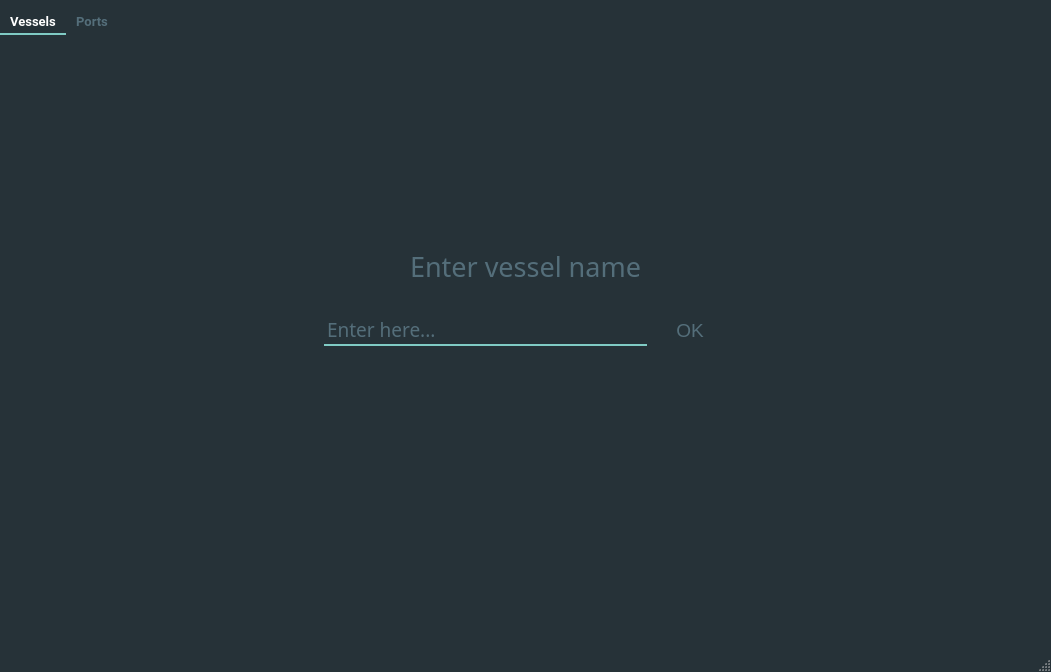
<?xml version="1.0" encoding="UTF-8"?>
<ui version="4.0">
 <class>MainWindow</class>
 <widget class="QMainWindow" name="MainWindow">
  <property name="geometry">
   <rect>
    <x>0</x>
    <y>0</y>
    <width>1051</width>
    <height>672</height>
   </rect>
  </property>
  <property name="font">
   <font>
    <family>Roboto</family>
    <pointsize>10</pointsize>
   </font>
  </property>
  <property name="windowTitle">
   <string>MainWindow</string>
  </property>
  <property name="autoFillBackground">
   <bool>false</bool>
  </property>
  <property name="styleSheet">
   <string notr="true">QWidget:window {					/* Borders around the code editor and debug window */
	border: 0px solid #263238;
	background-color: #263238;
}

QToolTip {
	background-color: #80CBC4;
	color: black;
    padding: 5px;
    border-radius: 0;
    opacity: 200;
}

/* ==================== Dialog ==================== */
QLabel {
	background: transparent;
	color: #CFD8DC;				/* Not sure about this one */
}

QDialog, QListView {
	background-color: #263238;
	color: #546E7A;
	outline: 0;
	border: 2px solid transparent;
}

QListView::item:hover {
	color: #AFBDC4;
	background: transparent;
}


QListView::item:selected {
	color: #ffffff;
	background: transparent;
}

/* === QTabBar === */
QTabBar {
	background: #263238;
}

QTabWidget::pane {
	background: transparent;	/* Only at the very bottom of the tabs */
}

QTabBar::tab {
	background: transparent;
	border: 0px solid transparent;
	border-bottom: 2px solid transparent;
	color: #546E7A;
	padding-left: 10px;
	padding-right: 10px;
	padding-top: 3px;
	padding-bottom: 3px;
}

QTabBar::tab:hover {
	background-color: transparent;
	border: 0px solid transparent;
	border-bottom: 2px solid #80CBC4;
	color: #AFBDC4;
}

QTabBar::tab:selected {
	background-color: transparent;
	border: 0px solid transparent;
	border-top: none;
	border-bottom: 2px solid #80CBC4;
	color: #FFFFFF;
}

QStackedWidget {
	background: #263238;	/* This covers a bunch of things, I was thinking about making it transparent, */
							/* but I would have to find all the other elements... but QTabWidget::pane may be it */
}


/* === QGroupBox === */
QGroupBox {
    border: 1px solid transparent;
    margin-top: 1em;
}

QGroupBox::title {
	color: #80CBC4;
    subcontrol-origin: margin;
    left: 6px;
    padding: 0 3px 0 3px;
}

QComboBox {
	color: #546E7A;
	background-color: transparent;
	selection-background-color: transparent;
	outline: 0;
}

QComboBox QAbstractItemView
{    
    selection-background-color: transparent;
	outline: 0;
}

/* === QCheckBox === */
QCheckBox, QRadioButton {
	color: #AFBDC4;
}

QCheckBox::indicator::unchecked  {
	background-color: #263238;
	border: 1px solid #536D79;
}

QRadioButton::indicator::unchecked {
	background-color: #263238;
	border: 1px solid #536D79;
	border-radius: 4px;
}

QCheckBox::indicator::checked, QTreeView::indicator::checked {
	background-color: qradialgradient(cx:0.5, cy:0.5, fx:0.25, fy:0.15, radius:0.3, stop:0 #80CBC4, stop:1 #263238);
	border: 1px solid #536D79;
}

QRadioButton::indicator::checked {
	background-color: qradialgradient(cx:0.5, cy:0.5, fx:0.25, fy:0.15, radius:0.3, stop:0 #80CBC4, stop:1 #263238);
	border: 1px solid #536D79;
	border-radius: 4px;
}

QCheckBox::indicator:disabled, QRadioButton::indicator:disabled, QTreeView::indicator:disabled {
	background-color: #444444;			/* Not sure what this looks like */
}

QCheckBox::indicator::checked:disabled, QRadioButton::indicator::checked:disabled, QTreeView::indicator::checked:disabled {  
	background-color: qradialgradient(cx:0.5, cy:0.5, fx:0.25, fy:0.15, radius:0.3, stop:0 #BBBBBB, stop:1 #444444); /* Not sure what this looks like */
}

QTreeView {
	background-color: transparent;
	color: #546E7A;
	outline: 0;
	border: 0;
}

QTreeView::item:hover {
	background-color: transparent;
	color: #AFBDC4;
}

QTreeView::item:selected {
	background-color: transparent;
	color: #FFFFFF;
}

QTreeView QHeaderView:section {
	background-color: #263238;
	color: #CFD8DC;
	border: 0;
}

QTreeView::indicator:checked {
	background-color: qradialgradient(cx:0.5, cy:0.5, fx:0.25, fy:0.15, radius:0.3, stop:0 #80CBC4, stop:1 #263238);
	border: 1px solid #536D79;
	selection-background-color: transparent;
}

QTreeView::indicator:unchecked {			/* This and the one above style the checkbox in the Options -&gt; Keyboard */
	background-color: #263238;				/* This is still a hover over in blue I can't get rid of */
	border: 1px solid #536D79;
	selection-background-color: transparent;
}

/*QTreeView QScrollBar {
	background-color: #263238
}*/

QTreeView::branch {
	/* Skip - applies to everything */
}

QTreeView::branch:has-siblings:adjoins-item {
	/* Skip - files */
}

QTreeView::branch:has-siblings:!adjoins-item {
	/* Skip - applies to almost all on the left side */
}

QTreeView::branch:closed:has-children:has-siblings {
	background: url('./images/rightarrowgray.png') center center no-repeat;
}

QTreeView::branch:has-children:!has-siblings:closed {
	background: url('./images/rightarrowgray.png') center center no-repeat;
}

QTreeView::branch:!has-children:!has-siblings:adjoins-item {
	/* Skip - files */
}

QTreeView::branch:open:has-children:has-siblings {
	background: url('./images/downarrowgray.png') center center no-repeat;
}

QTreeView::branch:open:has-children:!has-siblings {
	background: url('./images/downarrowgray.png') center center no-repeat;
}

/* === QScrollBar:horizontal === */
QScrollBar:horizontal {
	background: #263238;				/* Background where slider is not */
	height: 10px;
	margin: 0;
}

QScrollBar:vertical {
	background: #263238;				/* Background where slider is not */
	width: 10px;
	margin: 0;
}

QScrollBar::handle:horizontal {
    background: #37474F;					/* Slider color */
    min-width: 16px;
	border-radius: 5px;
}

QScrollBar::handle:vertical {
    background: #37474F;					/* Slider color */
    min-height: 16px;
	border-radius: 5px;
}

QScrollBar::add-page:horizontal, QScrollBar::sub-page:horizontal,
QScrollBar::add-page:vertical, QScrollBar::sub-page:vertical {
	background: none;												/* Removes the dotted background */
}

QScrollBar::add-line:horizontal, QScrollBar::sub-line:horizontal,
QScrollBar::add-line:vertical, QScrollBar::sub-line:vertical {	/* Hides the slider arrows */
      border: none;
      background: none;
}

QPushButton {
	background-color: transparent;
	color: #546E7A;
	border: 1px solid transparent;
	padding: 4px 22px;
}

QPushButton:hover {
	color: #AFBDC4;
}

QPushButton:pressed {
	color: #FFFFFF;
}

QLineEdit {
	background: transparent;
	border: 1px solid transparent;
	border-top: none;
	border-bottom: 2px solid #80CBC4;
	color: #546E7A;
}

QSpinBox {
	background: transparent;
	border: 1px solid transparent;
	color: #546E7A;
}

/*****************************************************************************
Main Screen
*****************************************************************************/
QTreeView {
	background-color: #263238;
}

QMenu {
	background-color: #263238;		/* File Menu Background color */
	color: #546E7A;
}

QMenu::item:selected {
	color: #AFBDC4;
}

QMenu::item:pressed {
	color: #FFFFFF;
}

QMenu::separator {
	height: 1px;
	background: transparent;			/* Could change this to #546E7A and reduce the margin top and bottom to 1px */
	margin-left: 10px;
	margin-right: 10px;
	margin-top: 5px;
	margin-bottom: 5px;
}

/* === QMenuBar === */
QMenuBar {
	background-color: #263238;
	color: #546E7A;
}

QMenuBar::item {
	background: transparent;
}

QMenuBar::item:disabled {
	color: gray;
}

QMenuBar::item:selected {
	color: #AFBDC4;
}

QMenuBar::item:pressed {
	color: #FFFFFF;
}

QToolBar {
	background: #263238;
	border: 1px solid transparent;
}

QToolBar:handle {
	background: transparent;
	border-left: 2px dotted #80CBC4;	/* Fix the 4 handle dots so it doesn't look crappy */
	color: transparent;
}

QToolBar::separator {
	border: 0;
}

/* === QToolButton === */
QToolButton:hover, QToolButton:pressed {
	background-color: transparent;
}

QToolButton::menu-button {
	background: url('./images/downarrowgray.png') center center no-repeat;
	background-color: #263238;												/* This needs to be set to ensure the other brown arrows don't show */
}

QToolButton::menu-button:hover, QToolButton::menu-button:pressed {
	background-color: #263238;
}

QStatusBar {
	background-color: #263238;
}

QLabel {
	color: #546E7A;		/* Text at the bottom right corner of the screen */
}

QToolButton {	/* I don't like how the items depress */
	color: #546E7A;
}

QToolButton:hover, QToolButton:pressed, QToolButton:checked {
	background-color: #263238;
}

QToolButton:hover {
	color: #AFBDC4;

}

QToolButton:checked, QToolButton:pressed {
	color: #FFFFFF;
}


QToolButton {
	border: 1px solid transparent;
	margin: 1px;
}

QToolButton:hover {
	background-color: transparent;				/* I don't like how the down arrows in the top menu bar move down when clicked */
	border: 1px solid transparent;
}

QToolButton[popupMode=&quot;1&quot;] { /* only for MenuButtonPopup */
	padding-right: 20px; /* make way for the popup button */
}

QToolButton::menu-button {
	border-left: 1px solid transparent;
	background: transparent;
    width: 16px;
}

QToolButton::menu-button:hover {
	border-left: 1px solid transparent;
	background: transparent;
    width: 16px;
}

QStatusBar::item {
	color: #546E7A;
	background-color: #263238;
}

QAbstractScrollArea  {	/* Borders around the code editor and debug window */
	border: 0;
}

/*****************************************************************************
Play around with these settings
*****************************************************************************/

/* Force the dialog's buttons to follow the Windows guidelines. */
QDialogButtonBox {
    button-layout: 0;
}

QTabWidget::tab-bar {
	left: 0px; /* Test this out on OS X, it will affect the tabs in the Options Dialog, on OS X they are centered */
}</string>
  </property>
  <property name="tabShape">
   <enum>QTabWidget::Triangular</enum>
  </property>
  <widget class="QWidget" name="centralwidget">
   <widget class="QTabWidget" name="tabWidget">
    <property name="geometry">
     <rect>
      <x>0</x>
      <y>10</y>
      <width>1051</width>
      <height>621</height>
     </rect>
    </property>
    <property name="font">
     <font>
      <family>Roboto</family>
      <pointsize>10</pointsize>
      <weight>75</weight>
      <bold>true</bold>
     </font>
    </property>
    <property name="focusPolicy">
     <enum>Qt::TabFocus</enum>
    </property>
    <property name="autoFillBackground">
     <bool>false</bool>
    </property>
    <property name="currentIndex">
     <number>0</number>
    </property>
    <widget class="QWidget" name="ships_tab">
     <attribute name="title">
      <string>Vessels</string>
     </attribute>
     <widget class="QWidget" name="verticalLayoutWidget">
      <property name="geometry">
       <rect>
        <x>0</x>
        <y>190</y>
        <width>1051</width>
        <height>145</height>
       </rect>
      </property>
      <layout class="QVBoxLayout" name="verticalLayout">
       <item>
        <spacer name="verticalSpacer">
         <property name="orientation">
          <enum>Qt::Vertical</enum>
         </property>
         <property name="sizeHint" stdset="0">
          <size>
           <width>20</width>
           <height>40</height>
          </size>
         </property>
        </spacer>
       </item>
       <item>
        <widget class="QLabel" name="ships_label">
         <property name="font">
          <font>
           <family>ABeeZee</family>
           <pointsize>20</pointsize>
           <weight>50</weight>
           <bold>false</bold>
          </font>
         </property>
         <property name="layoutDirection">
          <enum>Qt::LeftToRight</enum>
         </property>
         <property name="text">
          <string>Enter vessel name</string>
         </property>
         <property name="alignment">
          <set>Qt::AlignCenter</set>
         </property>
        </widget>
       </item>
       <item>
        <spacer name="verticalSpacer_3">
         <property name="orientation">
          <enum>Qt::Vertical</enum>
         </property>
         <property name="sizeHint" stdset="0">
          <size>
           <width>20</width>
           <height>40</height>
          </size>
         </property>
        </spacer>
       </item>
       <item>
        <layout class="QHBoxLayout" name="horizontalLayout">
         <item>
          <spacer name="horizontalSpacer">
           <property name="orientation">
            <enum>Qt::Horizontal</enum>
           </property>
           <property name="sizeHint" stdset="0">
            <size>
             <width>40</width>
             <height>20</height>
            </size>
           </property>
          </spacer>
         </item>
         <item>
          <widget class="QLineEdit" name="ships_line_edit">
           <property name="font">
            <font>
             <family>ABeeZee</family>
             <pointsize>14</pointsize>
            </font>
           </property>
           <property name="text">
            <string>Enter here...</string>
           </property>
          </widget>
         </item>
         <item>
          <widget class="QPushButton" name="ships_ok">
           <property name="font">
            <font>
             <pointsize>14</pointsize>
            </font>
           </property>
           <property name="text">
            <string>OK</string>
           </property>
          </widget>
         </item>
         <item>
          <spacer name="horizontalSpacer_2">
           <property name="orientation">
            <enum>Qt::Horizontal</enum>
           </property>
           <property name="sizeHint" stdset="0">
            <size>
             <width>40</width>
             <height>20</height>
            </size>
           </property>
          </spacer>
         </item>
        </layout>
       </item>
       <item>
        <spacer name="verticalSpacer_2">
         <property name="orientation">
          <enum>Qt::Vertical</enum>
         </property>
         <property name="sizeHint" stdset="0">
          <size>
           <width>20</width>
           <height>40</height>
          </size>
         </property>
        </spacer>
       </item>
      </layout>
     </widget>
    </widget>
    <widget class="QWidget" name="ports_tab">
     <attribute name="title">
      <string>Ports</string>
     </attribute>
     <widget class="QWidget" name="horizontalLayoutWidget_2">
      <property name="geometry">
       <rect>
        <x>-1</x>
        <y>-1</y>
        <width>1051</width>
        <height>591</height>
       </rect>
      </property>
      <layout class="QHBoxLayout" name="horizontalLayout_2">
       <item>
        <spacer name="horizontalSpacer_3">
         <property name="orientation">
          <enum>Qt::Horizontal</enum>
         </property>
         <property name="sizeHint" stdset="0">
          <size>
           <width>40</width>
           <height>20</height>
          </size>
         </property>
        </spacer>
       </item>
       <item>
        <layout class="QVBoxLayout" name="verticalLayout_5">
         <item>
          <spacer name="verticalSpacer_5">
           <property name="orientation">
            <enum>Qt::Vertical</enum>
           </property>
           <property name="sizeHint" stdset="0">
            <size>
             <width>20</width>
             <height>40</height>
            </size>
           </property>
          </spacer>
         </item>
         <item>
          <widget class="QLabel" name="ports_label">
           <property name="font">
            <font>
             <pointsize>14</pointsize>
            </font>
           </property>
           <property name="text">
            <string>Enter port name</string>
           </property>
           <property name="alignment">
            <set>Qt::AlignCenter</set>
           </property>
          </widget>
         </item>
         <item>
          <layout class="QHBoxLayout" name="horizontalLayout_3">
           <item>
            <spacer name="horizontalSpacer_5">
             <property name="orientation">
              <enum>Qt::Horizontal</enum>
             </property>
             <property name="sizeHint" stdset="0">
              <size>
               <width>40</width>
               <height>20</height>
              </size>
             </property>
            </spacer>
           </item>
           <item>
            <widget class="QLineEdit" name="ports_line_edit">
             <property name="font">
              <font>
               <family>DejaVu Sans</family>
               <pointsize>14</pointsize>
              </font>
             </property>
            </widget>
           </item>
           <item>
            <spacer name="horizontalSpacer_7">
             <property name="orientation">
              <enum>Qt::Horizontal</enum>
             </property>
             <property name="sizeHint" stdset="0">
              <size>
               <width>40</width>
               <height>20</height>
              </size>
             </property>
            </spacer>
           </item>
           <item>
            <widget class="QPushButton" name="ports_ok">
             <property name="font">
              <font>
               <pointsize>14</pointsize>
              </font>
             </property>
             <property name="text">
              <string>OK</string>
             </property>
            </widget>
           </item>
           <item>
            <spacer name="horizontalSpacer_6">
             <property name="orientation">
              <enum>Qt::Horizontal</enum>
             </property>
             <property name="sizeHint" stdset="0">
              <size>
               <width>40</width>
               <height>20</height>
              </size>
             </property>
            </spacer>
           </item>
          </layout>
         </item>
         <item>
          <spacer name="verticalSpacer_6">
           <property name="orientation">
            <enum>Qt::Vertical</enum>
           </property>
           <property name="sizeHint" stdset="0">
            <size>
             <width>20</width>
             <height>40</height>
            </size>
           </property>
          </spacer>
         </item>
        </layout>
       </item>
       <item>
        <spacer name="horizontalSpacer_4">
         <property name="orientation">
          <enum>Qt::Horizontal</enum>
         </property>
         <property name="sizeHint" stdset="0">
          <size>
           <width>40</width>
           <height>20</height>
          </size>
         </property>
        </spacer>
       </item>
       <item>
        <widget class="Line" name="line">
         <property name="autoFillBackground">
          <bool>false</bool>
         </property>
         <property name="frameShadow">
          <enum>QFrame::Raised</enum>
         </property>
         <property name="lineWidth">
          <number>1</number>
         </property>
         <property name="orientation">
          <enum>Qt::Vertical</enum>
         </property>
        </widget>
       </item>
       <item>
        <layout class="QVBoxLayout" name="verticalLayout_4">
         <item>
          <widget class="QLabel" name="ports_label_top_10">
           <property name="font">
            <font>
             <family>DejaVu Sans</family>
             <pointsize>14</pointsize>
            </font>
           </property>
           <property name="text">
            <string>Busiest ports</string>
           </property>
           <property name="alignment">
            <set>Qt::AlignCenter</set>
           </property>
          </widget>
         </item>
         <item>
          <widget class="QListWidget" name="ports_top_10_list">
           <property name="lineWidth">
            <number>-7</number>
           </property>
           <property name="verticalScrollBarPolicy">
            <enum>Qt::ScrollBarAlwaysOff</enum>
           </property>
           <property name="horizontalScrollBarPolicy">
            <enum>Qt::ScrollBarAlwaysOff</enum>
           </property>
           <property name="sizeAdjustPolicy">
            <enum>QAbstractScrollArea::AdjustToContentsOnFirstShow</enum>
           </property>
           <property name="autoScroll">
            <bool>false</bool>
           </property>
           <property name="autoScrollMargin">
            <number>21</number>
           </property>
           <property name="currentRow">
            <number>-1</number>
           </property>
          </widget>
         </item>
         <item>
          <spacer name="verticalSpacer_4">
           <property name="orientation">
            <enum>Qt::Vertical</enum>
           </property>
           <property name="sizeHint" stdset="0">
            <size>
             <width>20</width>
             <height>40</height>
            </size>
           </property>
          </spacer>
         </item>
        </layout>
       </item>
      </layout>
     </widget>
    </widget>
   </widget>
  </widget>
  <widget class="QStatusBar" name="statusbar"/>
 </widget>
 <resources/>
 <connections/>
</ui>
